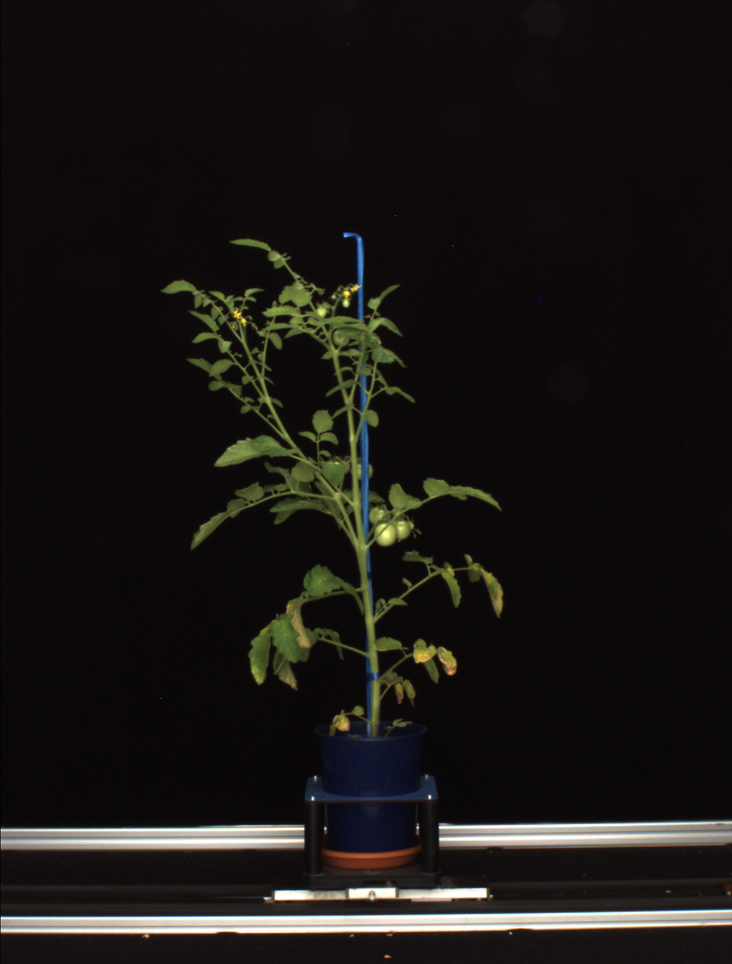
#> input picture images/EEE03E11AA1_2021-06-22_V-S-090.png, 732 x 964 px, shrunk from 1234 x 1624 before the run; its folder holds only this picture in this run
$ python main.py   (older library calls are emulated)
#> lines starting #> are read from the running program, lines starting #| are printed output that depends on the picture
### filters.py
import os
import cv2
import matplotlib.pyplot as plt
import numpy as np


class ImageFilter:
    def __init__(self, img_dir='images'):
        self.laplacian_imgs = []
        self.sobel_imgs = []
        self.gray_imgs = []
        self.threshold = []
        self.morphology_imgs = []
        self.blended = []
        self.binary_imgs = []
        self.hls_imgs = []
        self.img_dir = img_dir
        self.images = []

    def read_imgs(self):
        for img in os.listdir(self.img_dir):
            if img[-3:] == 'png':
                self.images.append(cv2.imread(self.img_dir + '/' + img))
        return self.images

    def hls_filter(self, img_list=None):
        """
        good for flowers and fruits detection
        :param img_list: list of input images, if leave this, then it is self.images
        :return: HLS filtered images
        """
        img_list = self.images if img_list is None else img_list
        for img in img_list:
            self.hls_imgs.append(cv2.cvtColor(img, cv2.COLOR_RGB2HLS))
        return self.hls_imgs

    def binary_filter(self, img_list=None):
        """
        good for flowers and fruits detection
        :return: HLS filtered images
        :param img_list: list of input images, if leave this, then it is self.images
        :return: binary filtered images
        """
        img_list = self.images if img_list is None else img_list
        for img in img_list:
            _, binary_imgs = cv2.threshold(img, img.max() / 2, img.max(), cv2.THRESH_BINARY)
            binary_imgs = cv2.cvtColor(binary_imgs, cv2.COLOR_BGR2RGB)
            self.binary_imgs.append(binary_imgs)
        return self.binary_imgs

    def blended_filter(self, img_list=None):
        """
        good for node detection
        :param img_list: list of input images, if leave this, then it is self.images
        :return: blended filtered images
        """
        img_list = self.images if img_list is None else img_list
        for img in img_list:
            sobely = cv2.Sobel(img, cv2.CV_64F, 0, 1, ksize=5)
            sobelx = cv2.Sobel(img, cv2.CV_64F, 1, 0, ksize=5)
            self.blended.append(cv2.addWeighted(src1=sobelx, alpha=0.5, src2=sobely, beta=0.5, gamma=0))
        return self.blended

    def morphology_filter(self, img_list=None):
        """
        good for node detection
        :param img_list: list of input images, if leave this, then it is self.blended
        :return: morphology filtered images
        """
        img_list = self.blended if img_list is None else img_list
        for blended_img in img_list:
            self.morphology_imgs.append(cv2.morphologyEx(blended_img, cv2.MORPH_GRADIENT, np.ones((2, 2), np.uint8)))
        return self.morphology_imgs

    def gray_filter(self, img_list=None):
        """
        good for extend dataset
        :param img_list: list of input images, if leave this, then it is self.images
        :return: gray filtered images
        """
        img_list = self.images if img_list is None else img_list
        for img in img_list:
            gray = cv2.cvtColor(img, cv2.COLOR_BGR2GRAY)
            self.gray_imgs.append(gray)
        return self.gray_imgs

    def sobel_filter(self, img_list=None):
        """
        good for node detection
        :param img_list: list of input images, if leave this, then it is self.gray_imgs
        :return: sobel filtered images
        """
        img_list = self.gray_imgs if img_list is None else img_list
        for img in img_list:
            sobel = cv2.Sobel(img, cv2.CV_64F, 1, 0, ksize=5)
            self.sobel_imgs.append(sobel)
        return self.sobel_imgs

    def save_imgs(self, list_images, dir, pre_name='test_filters'):
        i = 1
        try:
            for img in list_images:
                cv2.imwrite(f'{dir}/{pre_name}_{i}.png', img)
                i += 1
            return True
        except:
            return False

### main.py
# This is a sample Python script.
import matplotlib.pyplot as plt
from filters import ImageFilter
import cv2

# Press Shift+F10 to execute it or replace it with your code.
# Press Double Shift to search everywhere for classes, files, tool windows, actions, and settings.

# Press the green button in the gutter to run the script.
if __name__ == '__main__':
    img_filter = ImageFilter()
    images = img_filter.read_imgs()
#> images = 1 item
    hls = img_filter.hls_filter()[0]
#> the loop in hls_filter, `for img in img_list:` made 1 pass
#> hls: shape (964, 732, 3); mean of channels 0, 1, 2 120.5, 23, 47.2
    blended = img_filter.blended_filter()[0]
#> the loop in blended_filter, `for img in img_list:` made 1 pass
#> pass 1, in blended_filter, `sobely = cv2.Sobel(img, cv2.CV_64F, 0, 1, ksize=5)`:
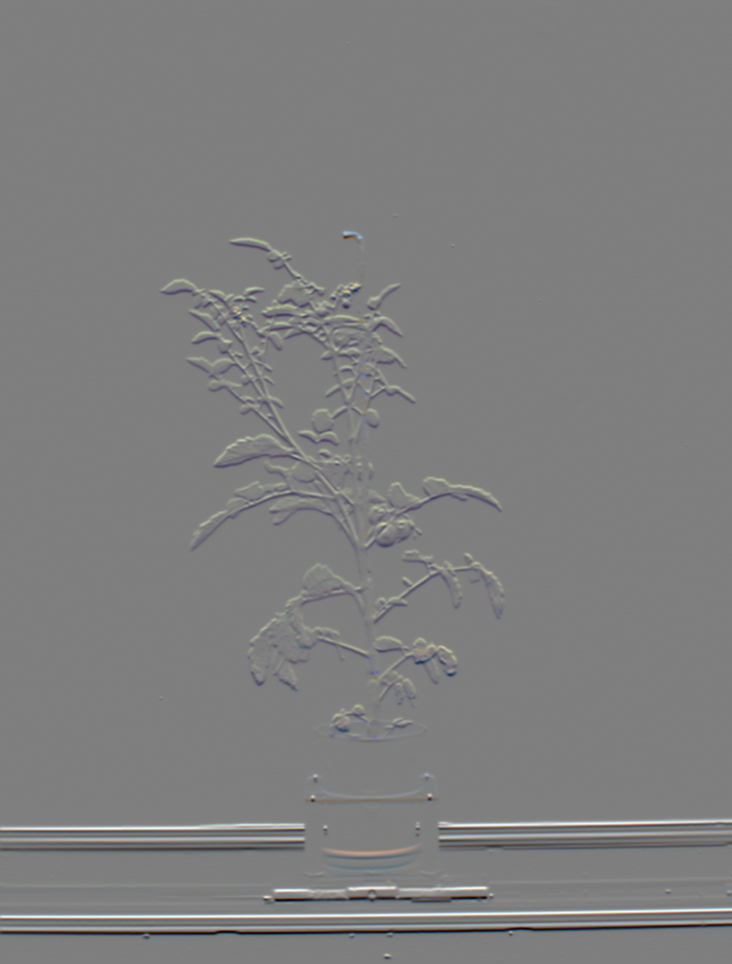
#> sobely: shape (964, 732, 3) float64; mean B, G, R 0.7, 0.8, 0.8; drawn with min black and max white
#> pass 1, in blended_filter, `sobelx = cv2.Sobel(img, cv2.CV_64F, 1, 0, ksize=5)`:
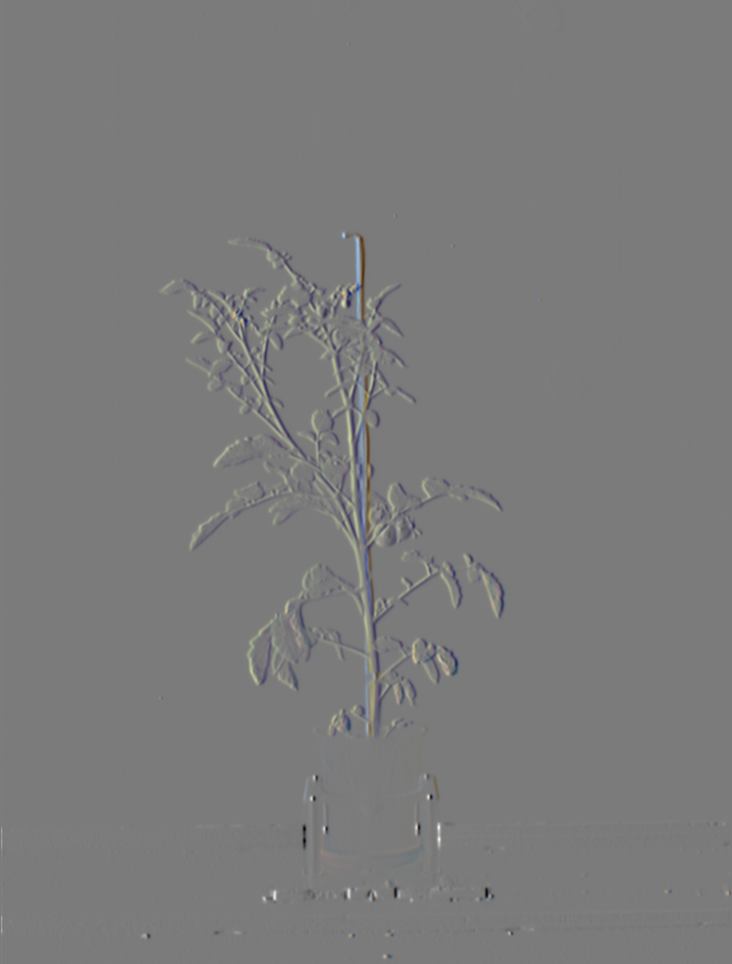
#> sobelx: shape (964, 732, 3) float64; mean B, G, R 0.5, 0.6, 0.7; drawn with min black and max white
    morphology = img_filter.morphology_filter()[0]
#> the loop in morphology_filter, `for blended_img in img_list:` made 1 pass
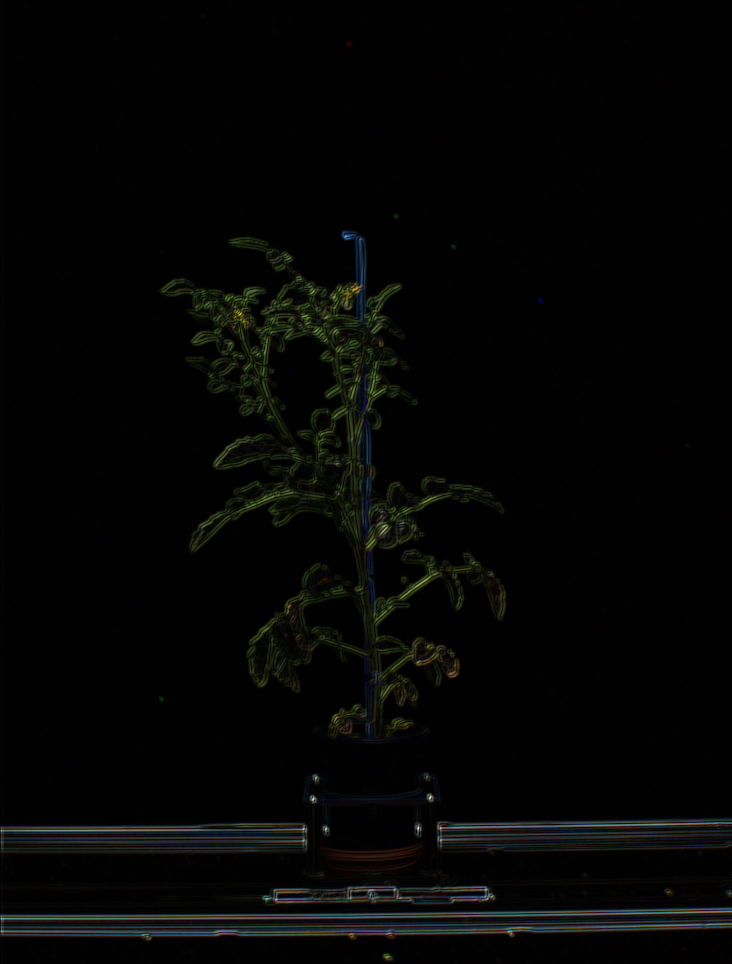
#> morphology: shape (964, 732, 3) float64; mean of channels 0, 1, 2 121.2, 140.1, 140.1; drawn with min black and max white
    binary = img_filter.binary_filter(images)[0]
#> the loop in binary_filter, `for img in img_list:` made 1 pass
#> pass 1, in binary_filter, `_, binary_imgs = cv2.threshold(img, img.max() / 2, img.max(), cv2.THRE..`:
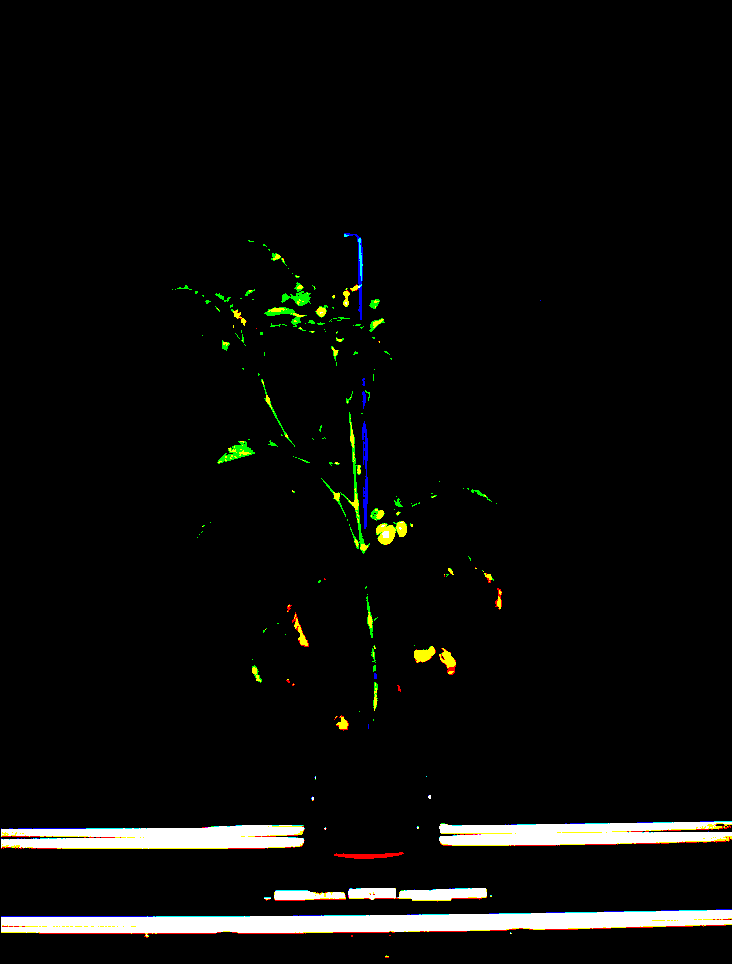
#> binary_imgs: shape (964, 732, 3); mean B, G, R 9.3, 11.2, 10.6
    gray = img_filter.gray_filter()[0]
#> the loop in gray_filter, `for img in img_list:` made 1 pass
#> pass 1, in gray_filter, `gray = cv2.cvtColor(img, cv2.COLOR_BGR2GRAY)`:
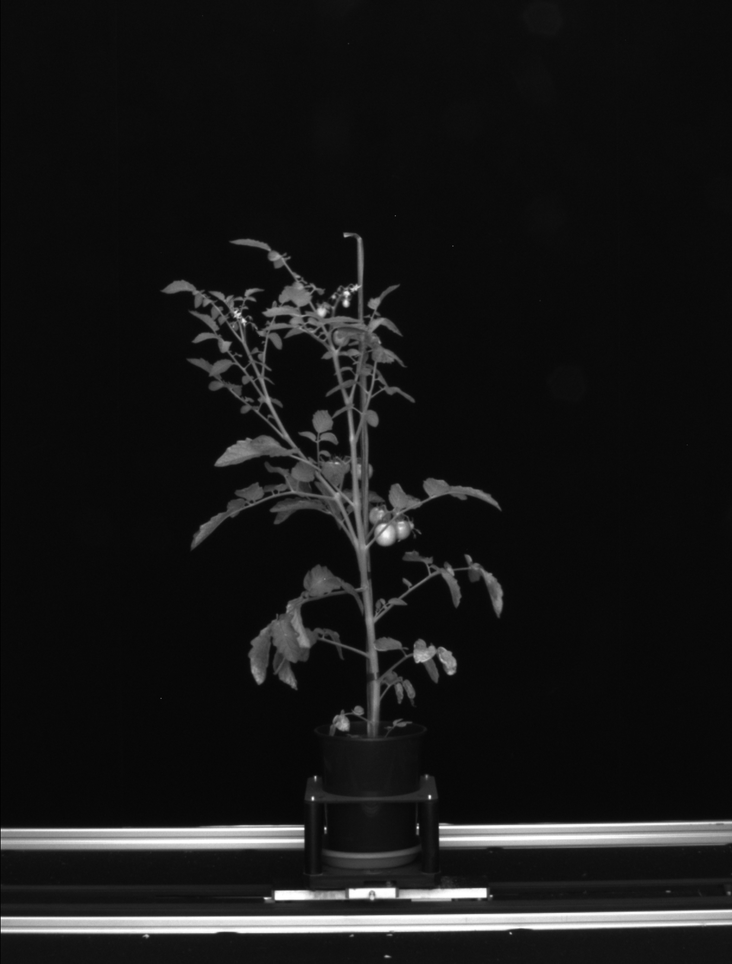
#> gray: shape (964, 732); min 3, max 255, mean 23.2
    sobel = img_filter.sobel_filter()[0]
#> the loop in sobel_filter, `for img in img_list:` made 1 pass

    img_filter.save_imgs([hls,blended,morphology,binary,gray,sobel], 'resultImages')
#> the loop in save_imgs, `for img in list_images:` made 6 passes
#> pass 2, in save_imgs, `cv2.imwrite(f'{dir}/{pre_name}_{i}.png', img)`:
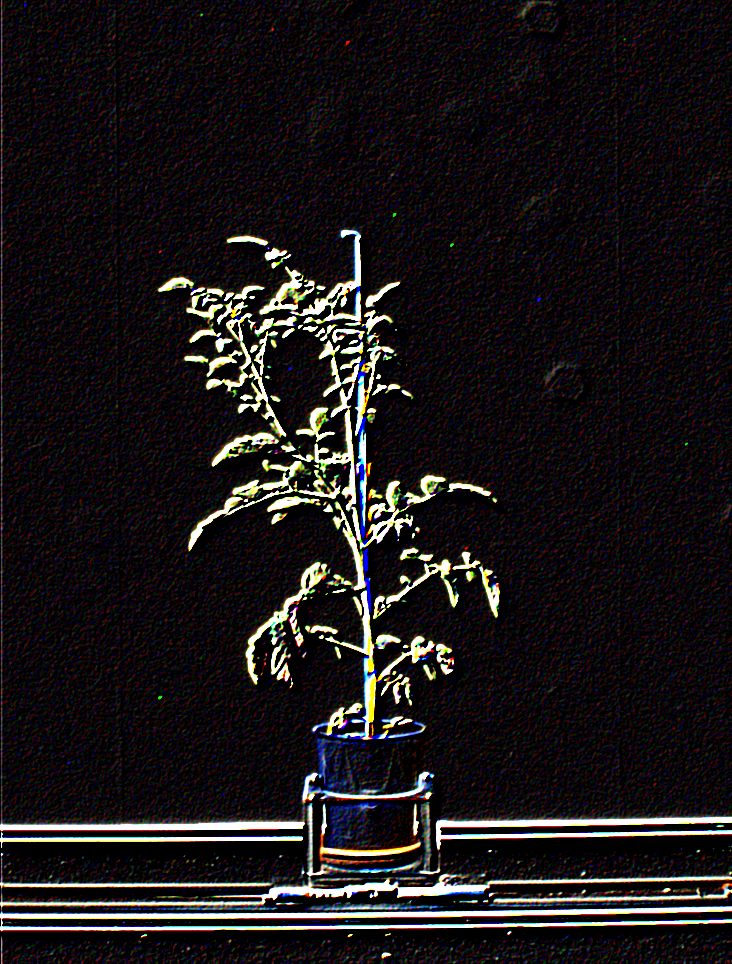
#> saved as test_filters_2.png: shape (964, 732, 3); mean B, G, R 24.4, 23.1, 27.1
#> after the loop in save_imgs, `for img in list_images:`: i = 7
    plt.imshow(sobel)
    plt.show()

$ run again, on images/EEE03E11OA3_2021-05-27_V-S-090.png
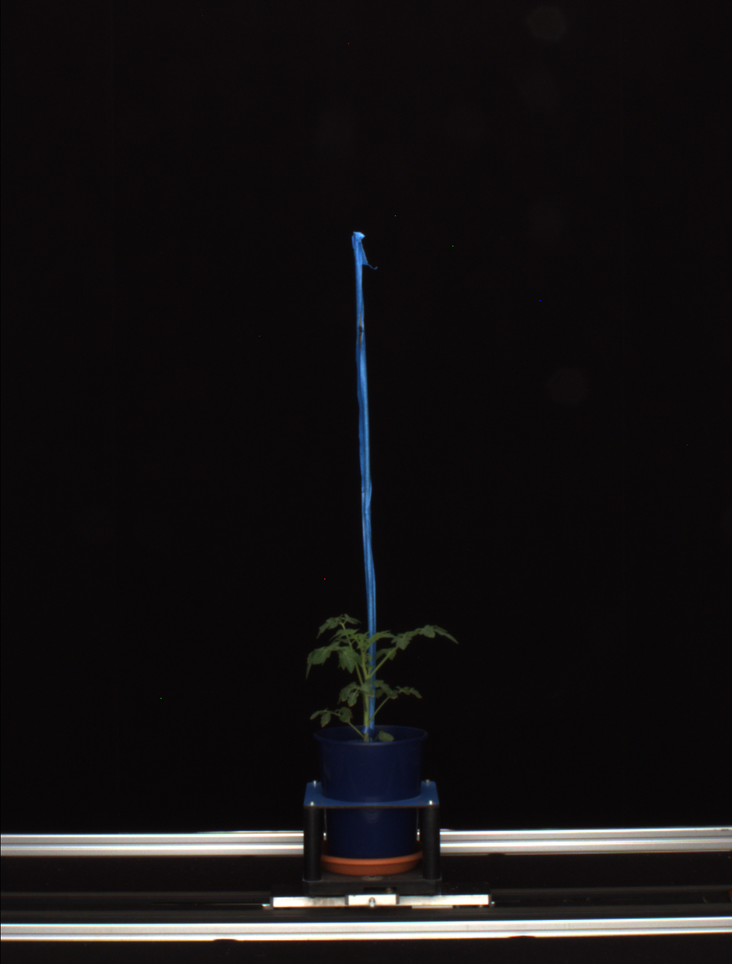
#> input picture images/EEE03E11OA3_2021-05-27_V-S-090.png, 732 x 964 px, shrunk from 1234 x 1624 before the run
#> images = 1 item
#> the loop in hls_filter, `for img in img_list:` made 1 pass
#> hls: shape (964, 732, 3); mean of channels 0, 1, 2 123.2, 19.6, 43.4
#> the loop in blended_filter, `for img in img_list:` made 1 pass
#> pass 1, in blended_filter, `sobelx = cv2.Sobel(img, cv2.CV_64F, 1, 0, ksize=5)`:
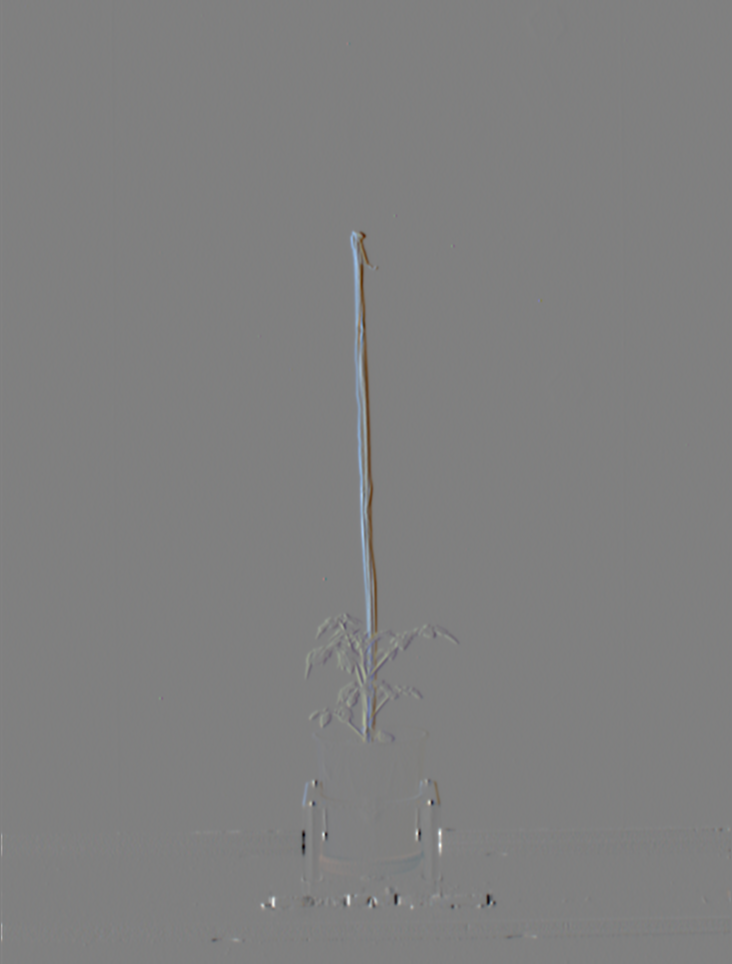
#> sobelx: shape (964, 732, 3) float64; mean B, G, R 0.5, 0.5, 0.6; drawn with min black and max white
#> the loop in morphology_filter, `for blended_img in img_list:` made 1 pass
#> the loop in binary_filter, `for img in img_list:` made 1 pass
#> the loop in gray_filter, `for img in img_list:` made 1 pass
#> the loop in sobel_filter, `for img in img_list:` made 1 pass
#> the loop in save_imgs, `for img in list_images:` made 6 passes
#> pass 2, in save_imgs, `cv2.imwrite(f'{dir}/{pre_name}_{i}.png', img)`:
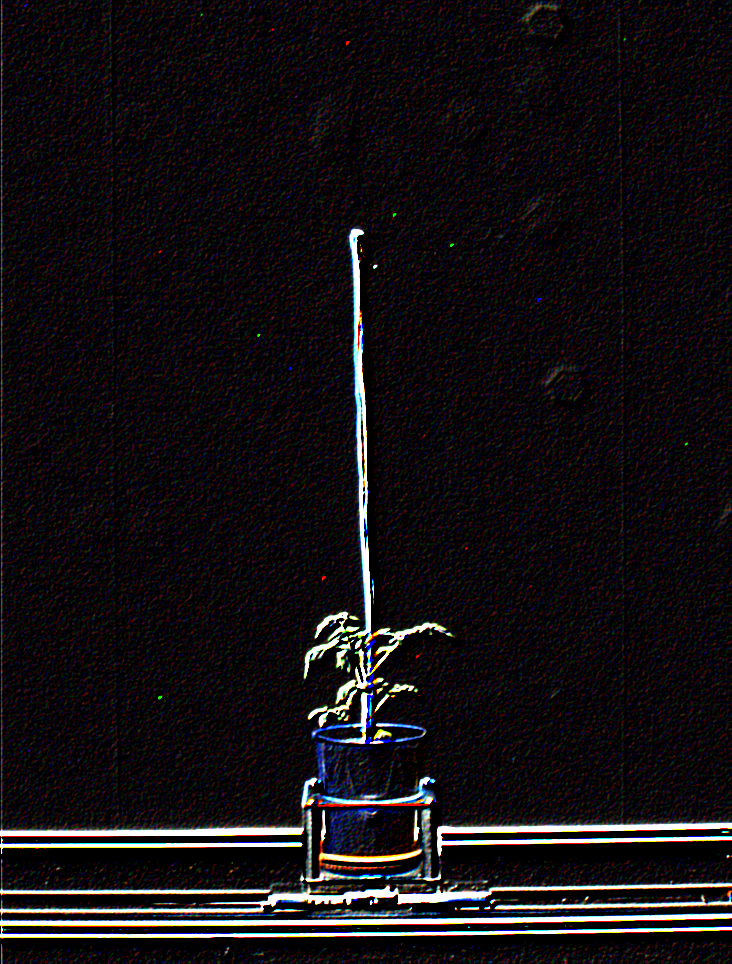
#> saved as test_filters_2.png: shape (964, 732, 3); mean B, G, R 19.4, 16.7, 20.5
#> after the loop in save_imgs, `for img in list_images:`: i = 7
